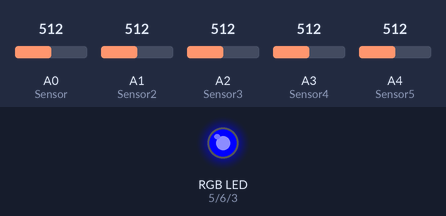
Recording of a sketch running on a simulated Arduino Uno, built with avr-gcc and run on an emulated ATmega328P. On the bench: an RGB LED mixed from three pins (HIGH = lit). The test bench sets the inputs (shaded band); at power-on: A0 (Sensor) = 512, A1 (Sensor2) = 512, A2 (Sensor3) = 512, A3 (Sensor4) = 512, A4 (Sensor5) = 512. What the sketch prints to the serial monitor is not drawn.

Above: at 1.8 s.
1.9 s: A0 (Sensor) set to 390
5.9 s: A1 (Sensor2) set to 413
9.4 s: A1 (Sensor2) set to 388
12.9 s: A2 (Sensor3) set to 406
17.0 s: A2 (Sensor3) set to 385
20.5 s: A3 (Sensor4) set to 410
24.6 s: A3 (Sensor4) set to 392
Timing chart, 0 to 27.6 s (numbered marks = the images above; inputs shaded):
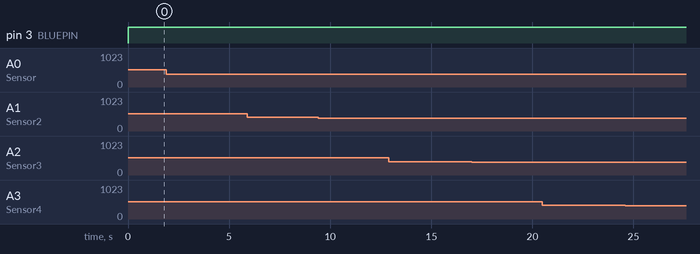

The sketch:

ultimateJacket.ino
```cpp
    // color swirl! connect an RGB LED to the PWM pins as indicated
    // in the #defines
    // public domain, enjoy!

    #define REDPIN 5
    #define GREENPIN 6
    #define BLUEPIN 3

    #define FADESPEED 5     // make this higher to slow down
    const int Sensor = A0; // the piezo is connected to analog pin 0
    const int Sensor2 = A1;
    const int Sensor3 = A2;
    const int Sensor4 = A3;
    const int Sensor5 = A4;
const int threshold = 400;  // threshold value to decide when the detected sound is a knock or not


// these variables will change:
int sensorReading = 0;      // variable to store the value read from the sensor pin
int sensorReading2 = 0;
int sensorReading3 = 0;
int sensorReading4 = 0;
int sensorReading5 = 0;
int r =0;
int g =0;
int b =0;


    void setup() {
      pinMode(REDPIN, OUTPUT);
      pinMode(GREENPIN, OUTPUT);
      pinMode(BLUEPIN, OUTPUT);
        // Set MIDI baud rate:
      Serial.begin(31250);
    }


    void loop() {

      // fade from blue to violet
      r=0 ;
        analogWrite(REDPIN, r);

      // read the sensor and store it in the variable sensorReading:
  sensorReading = analogRead(Sensor);
  sensorReading2 = analogRead(Sensor2);
  sensorReading3 = analogRead(Sensor3);
  sensorReading4 = analogRead(Sensor4);
  sensorReading5 = analogRead(Sensor5);

  // if the sensor reading is greater than the threshold:
  if (sensorReading >= threshold) {
      // fade from red to yellow
      g =255;
        analogWrite(BLUEPIN, g);
        noteOn(0x90, 0x18, 0x45);
        delay(200);
      g =0;
      analogWrite(BLUEPIN, g);
      noteOn(0x90, 0x18, 0x00);
  }
    if (sensorReading2 >= threshold) {
      // fade from red to yellow
      b =255;
        analogWrite(BLUEPIN, b);
                noteOn(0x90, 0x1A, 0x45);
        delay(200);
      b =0;
      analogWrite(BLUEPIN, b);
      noteOn(0x90, 0x1A, 0x00);
  }
    if (sensorReading3 >= threshold) {
      // fade from red to yellow
      b =255;
        analogWrite(BLUEPIN, b);
        noteOn(0x90, 0x24, 0x45);
        delay(200);
      b =0;
      analogWrite(BLUEPIN, b);
      noteOn(0x90, 0x24, 0x00);
  }
      if (sensorReading4 >= threshold) {
      // fade from red to yellow
      b =255;
        analogWrite(BLUEPIN, b);
        noteOn(0x90, 0x41, 0x45);
        delay(200);
      b =0;
      analogWrite(BLUEPIN, b);
      noteOn(0x90, 0x41, 0x00);
  }
      if (sensorReading5 >= threshold) {
      // fade from red to yellow
      b =255;
        analogWrite(BLUEPIN, b);
        noteOn(0x90, 0x47, 0x45);
        delay(200);
      b =0;
      analogWrite(BLUEPIN, b);
      noteOn(0x90, 0x47, 0x00);
  }

    }
    void noteOn(int cmd, int pitch, int velocity) {
  Serial.write(cmd);
  Serial.write(pitch);
  Serial.write(velocity);
}
```
